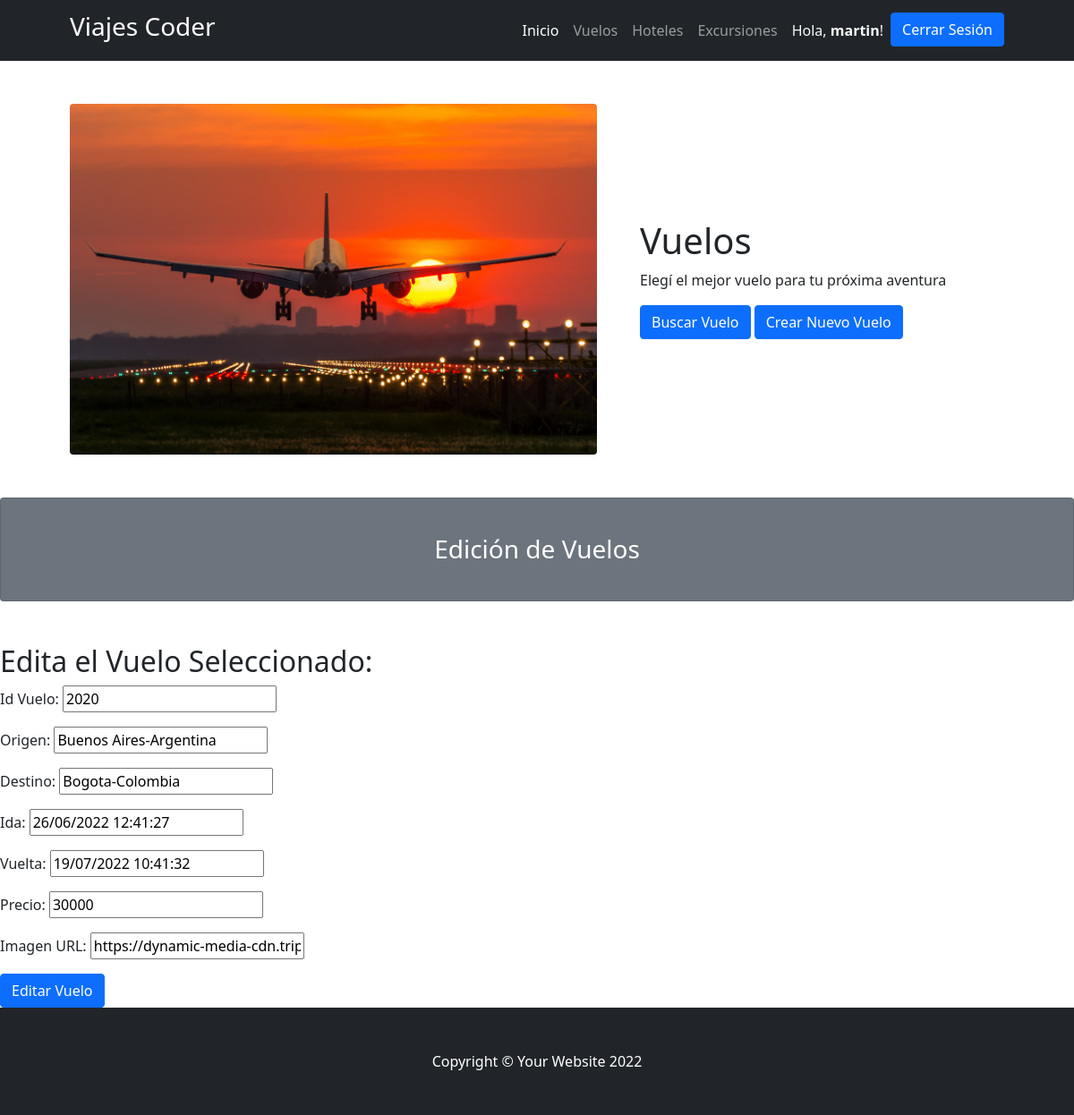
Before: /editar_vuelo/3 (signed in) with the older database file.
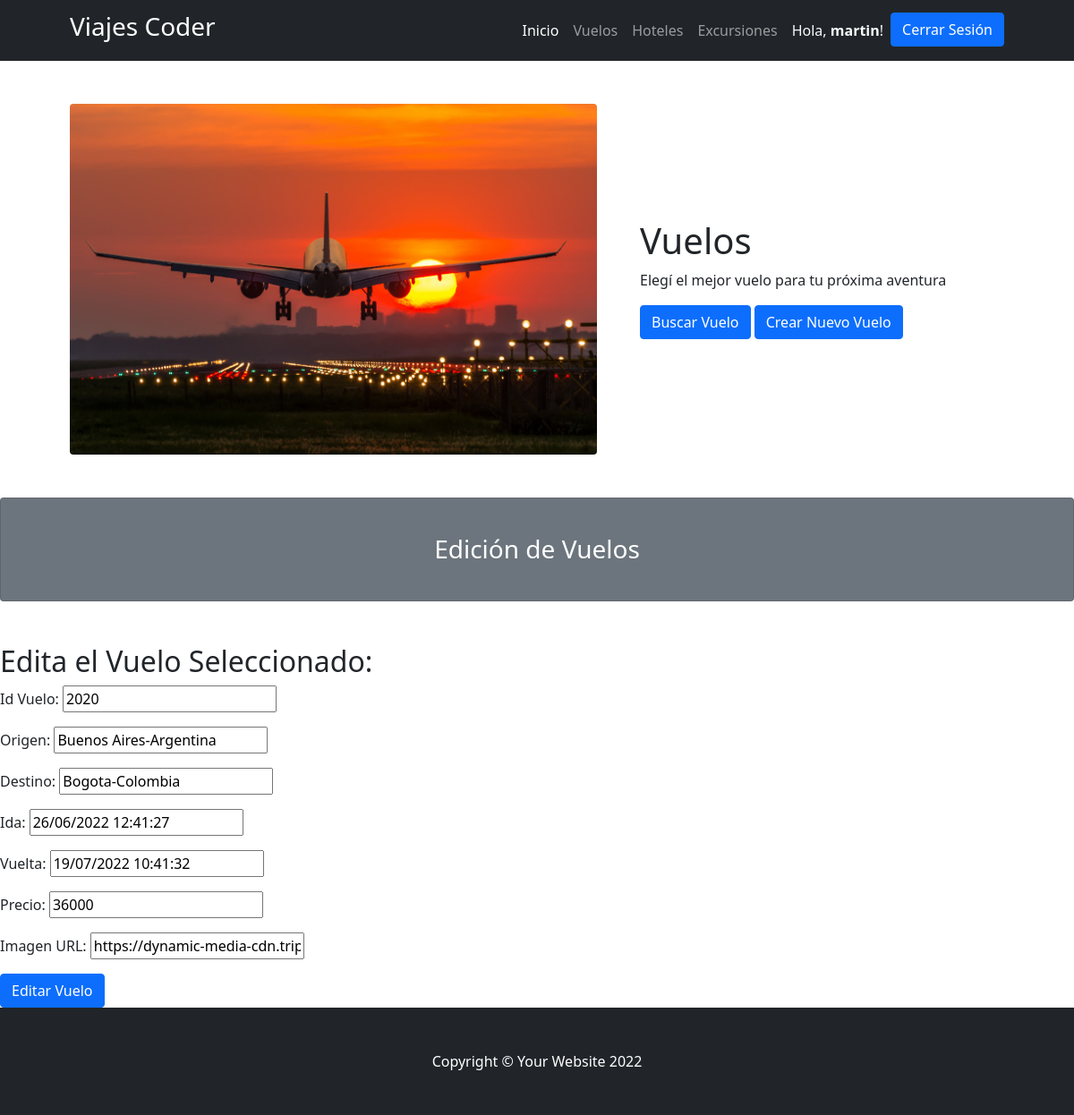
After: the same page with the newer database file.
### ProyectoViajesApp/models.py (models this page shows)
class Vuelo(models.Model):
    id_vuelo = models.IntegerField()
    origen = models.CharField(max_length=30)
    destino = models.CharField(max_length=30)
    ida = models.DateTimeField()
    vuelta = models.DateTimeField()
    precio = models.DecimalField(max_digits=8,decimal_places=0)
    imagen = models.URLField(blank=True,null=True)

### ProyectoViajesApp/views.py (the view, shortened to what this page needs)
# urls.py: path('editar_vuelo/<vuelo_id>', editar_vuelo, name="editar_vuelo"),
@login_required
def editar_vuelo(request,vuelo_id):
    vuelo = Vuelo.objects.get(id=vuelo_id)
    formulario = NuevoVuelo(initial={"id_vuelo":vuelo.id_vuelo, "origen":vuelo.origen, "destino": vuelo.destino,"ida":vuelo.ida, "vuelta":vuelo.vuelta, "precio": vuelo.precio,"imagen": vuelo.imagen})
    return render(request,"ProyectoViajesApp/editar_vuelo.html",{"form":formulario})

### ProyectoViajesApp/forms.py
class NuevoVuelo(forms.Form):
    id_vuelo = forms.IntegerField(label= "Id Vuelo:")
    origen = forms.CharField(max_length=30,label= "Origen:")
    destino = forms.CharField(max_length=30,label= "Destino:")
    ida = forms.DateTimeField(label=  "Ida:")
    vuelta = forms.DateTimeField(label= "Vuelta:")
    precio = forms.DecimalField(label= "Precio:")
    imagen = forms.URLField(label="Imagen URL:")

### ProyectoViajesApp/templates/ProyectoViajesApp/editar_vuelo.html (shortened to what this page needs)
{% extends 'ProyectoViajesApp/base.html' %}
{%load static%}
{% block ImagenPortada %}
    <div class="col-lg-7"><img class="img-fluid rounded mb-4 mb-lg-0" src="{% static 'imagenes/vuelos.jpg'%}" alt="..." /></div>
{% endblock %}
{% block TipoDePagina %}Vuelos{% endblock %}
{% block SloganPagina %}Elegí el mejor vuelo para tu próxima aventura{% endblock %}
{% block DeBusqueda %}
<a class="btn btn-primary" href="{%url 'buscar_destino_vuelo'  %}">Buscar Vuelo</a>
<a class="btn btn-primary" href="{%url 'crear_vuelo'  %}">Crear Nuevo Vuelo</a>
{% endblock %}</a>
{%block SeparadorPagina %}Edición de Vuelos{% endblock %}
{%block ContenidoPagina%}
<h2>Edita el Vuelo Seleccionado:</h2>
<form action="" method = "post">
    {{form.as_p}}
    <input class="btn btn-primary"  type="Submit" value = "Editar Vuelo">
</form>
{%endblock%}

Changed rows visible on the page:
changed Vuelo "Buenos Aires-Argentina": precio "30000" → "36000"
